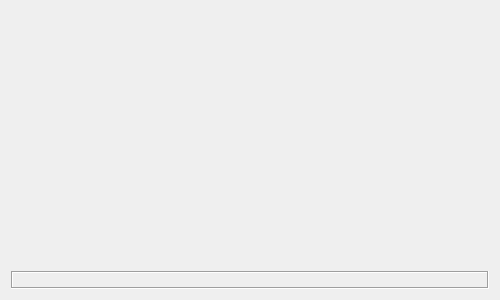
<?xml version="1.0" encoding="UTF-8"?>
<ui version="4.0">
 <class>frmVideoWidget</class>
 <widget class="QWidget" name="frmVideoWidget">
  <property name="geometry">
   <rect>
    <x>0</x>
    <y>0</y>
    <width>500</width>
    <height>300</height>
   </rect>
  </property>
  <property name="windowTitle">
   <string>Form</string>
  </property>
  <layout class="QGridLayout" name="gridLayout">
   <item row="0" column="1">
    <widget class="VideoWidget" name="videoWidget2" native="true">
     <property name="sizePolicy">
      <sizepolicy hsizetype="Preferred" vsizetype="Expanding">
       <horstretch>0</horstretch>
       <verstretch>0</verstretch>
      </sizepolicy>
     </property>
    </widget>
   </item>
   <item row="0" column="0">
    <widget class="VideoWidget" name="videoWidget1" native="true">
     <property name="sizePolicy">
      <sizepolicy hsizetype="Preferred" vsizetype="Expanding">
       <horstretch>0</horstretch>
       <verstretch>0</verstretch>
      </sizepolicy>
     </property>
    </widget>
   </item>
   <item row="1" column="1">
    <widget class="VideoWidget" name="videoWidget4" native="true">
     <property name="sizePolicy">
      <sizepolicy hsizetype="Preferred" vsizetype="Expanding">
       <horstretch>0</horstretch>
       <verstretch>0</verstretch>
      </sizepolicy>
     </property>
    </widget>
   </item>
   <item row="1" column="0">
    <widget class="VideoWidget" name="videoWidget3" native="true">
     <property name="sizePolicy">
      <sizepolicy hsizetype="Preferred" vsizetype="Expanding">
       <horstretch>0</horstretch>
       <verstretch>0</verstretch>
      </sizepolicy>
     </property>
    </widget>
   </item>
   <item row="2" column="0" colspan="2">
    <widget class="QLabel" name="label">
     <property name="frameShape">
      <enum>QFrame::Box</enum>
     </property>
     <property name="frameShadow">
      <enum>QFrame::Sunken</enum>
     </property>
     <property name="text">
      <string/>
     </property>
     <property name="alignment">
      <set>Qt::AlignCenter</set>
     </property>
    </widget>
   </item>
  </layout>
 </widget>
 <customwidgets>
  <customwidget>
   <class>VideoWidget</class>
   <extends>QWidget</extends>
   <header>videowidget.h</header>
   <container>1</container>
  </customwidget>
 </customwidgets>
 <resources/>
 <connections/>
</ui>
